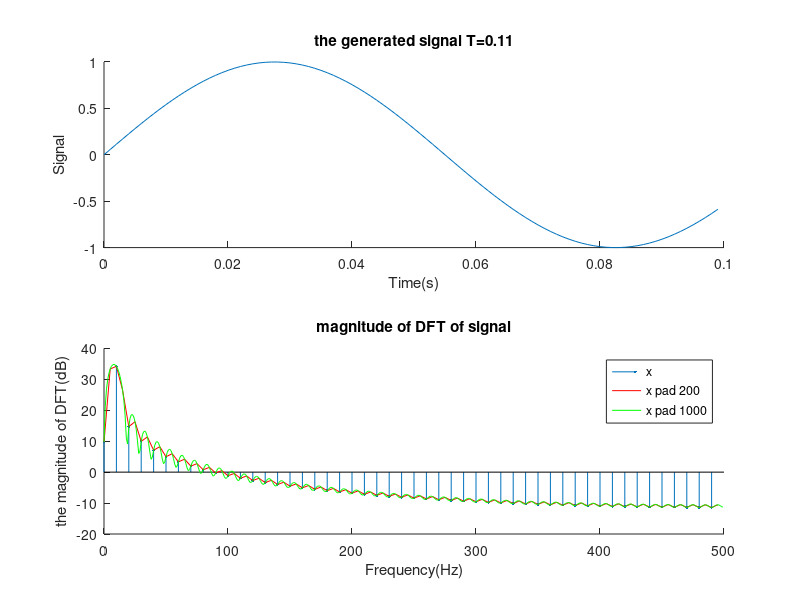
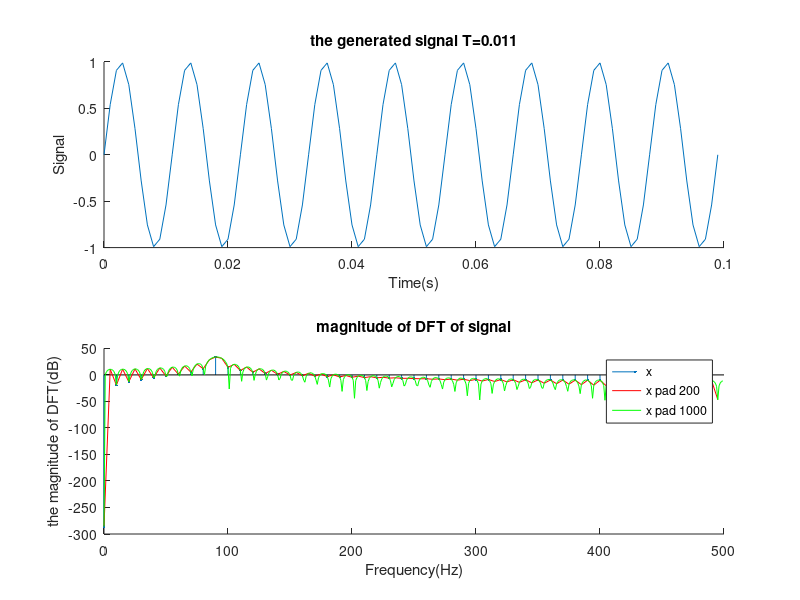
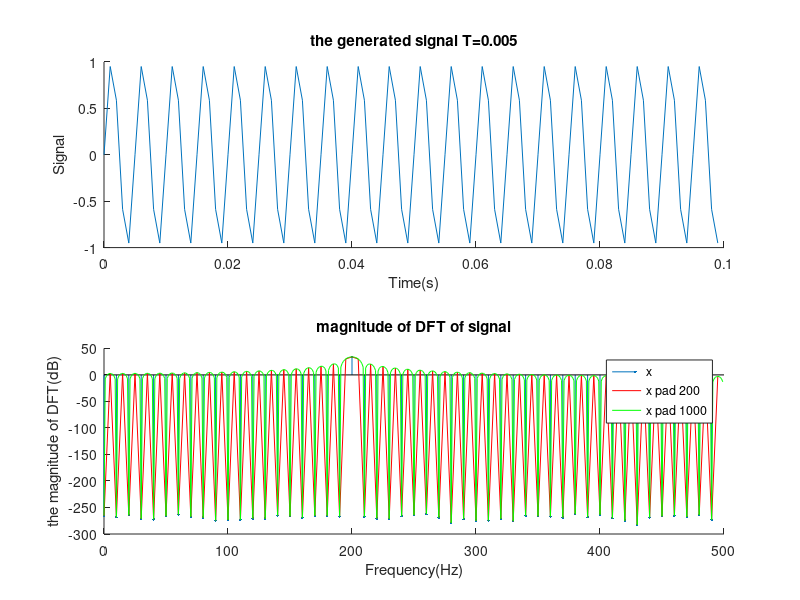
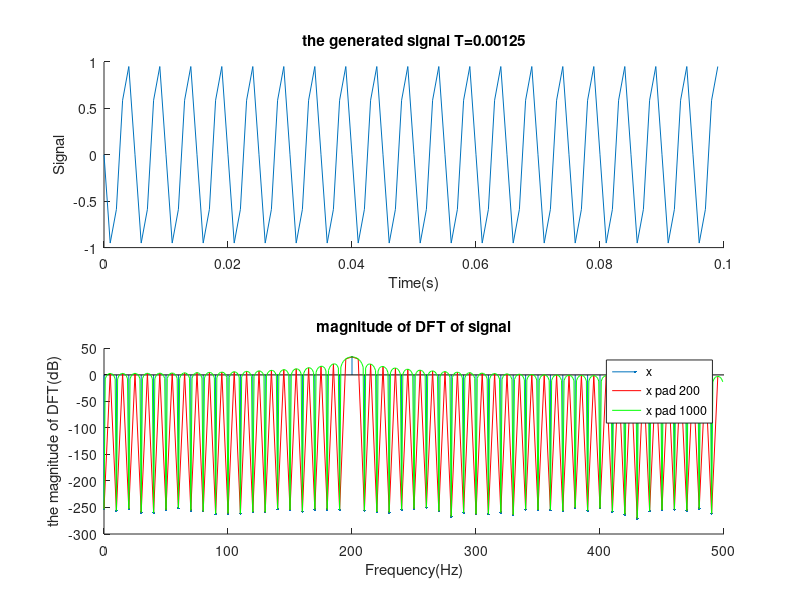

The MATLAB script that drew these images, in order: (Note: this script raises an error after producing the figures.)
%% DFT of simple elementary signals
%% 1.1
close all;
clear all;
L = 100;                         % length of signal i.e. 100 samples 
Fs = 1000;                       % sampling frequency in Hz
n = [0:L-1];                      
t = n/Fs;                        % time axis in seconds  
T = 0.11;                        % sine period 
x = sin(2*pi*t/T);               % the first 100 samples 

figure(1)
hold on;
title(['the generated signal f=',num2str(1/T),'Hz']);
xlabel('Time(s)');
ylabel('Signal');
plot(t,x);
hold off;

dft = fft(x);
dft_dB = 20 * log10(abs(dft));
df = Fs/L;                    
f = n*df;

figure(2)
hold on;
title(['magnitude DFT of signal f=',num2str(1/T),'Hz']);
xlabel('Frequency(Hz)');
ylabel('the magnitude of DFT(dB)');
stem(f(1:length(f)/2),dft_dB(1:length(dft_dB)/2),'.');
hold off;


%% 1.2
close all;
clear all;

L = 100;                         % length of signal i.e. 100 samples 
Fs = 1000;                       % sampling frequency in Hz
n = [0:L-1];                      
t = n/Fs;                        % time axis in seconds  

T = [0.11, 0.011, 0.005, 0.00125];
for i = 1:length(T)
    x =  sin(2*pi*t/T(i));
    figure(i)
    
    subplot(121)
    hold on;
    title(['the generated signal f=',num2str(1/T(i)),' Hz']);
    xlabel('Time(s)');
    ylabel('Signal');
    plot(t,x);
    hold off;
    
    dft = fft(x);
    dft_dB = 20 * log10(abs(dft));
    df = Fs/L;                    
    f = n*df;

    subplot(122)
    hold on;
    title(['magnitude DFT of signal f=',num2str(1/T(i)),' Hz']);
    xlabel('Frequency(Hz)');
    ylabel('the magnitude of DFT(dB)');
    stem(f(1:length(f)/2),dft_dB(1:length(dft_dB)/2),'.');
    hold off;
end


%% 1.3
close all;
clear all;

L = 100;                         % length of signal i.e. 100 samples 
Fs = 1000;                       % sampling frequency in Hz
n = [0:L-1];                      
t = n/Fs;                        % time axis in seconds  

T = [0.11, 0.011, 0.005,0.00125];
N = [200, 1000];
for i = 1:length(T)
    x =  sin(2*pi*t/T(i));
    
    x_pad_200 = [x,zeros(1,N(1)-length(x))];
    x_pad_1000 = [x,zeros(1,N(2)-length(x))];
    
    %x_pad_200 = [zeros(1,N(1)-length(x)),x];
    %x_pad_1000 = [zeros(1,N(2)-length(x)),x];     
    
    % with this code, we can see that it doesnt matter if we padding the 
    % zeros before or after the signal. we can even put our signal between 
    % the padding zeros.
  
    figure(i)
    subplot(211)
    hold on;
    title(['the generated signal T=',num2str(T(i))]);
    xlabel('Time(s)');
    ylabel('Signal');
    plot(t,x);
    hold off;
    
%generate the ylable values which are the magnitude
    dft = fft(x);    
    dft_dB = 20 * log10(abs(dft));
    
    dft_pad_200 = fft(x_pad_200);
    dft_pad_200_dB = 20 * log10(abs(dft_pad_200));
    
    dft_pad_1000 = fft(x_pad_1000);
    dft_pad_1000_dB = 20 * log10(abs(dft_pad_1000));
    
% generate the xlabel values
    df = Fs/L;                    
    f = n*df;
        
    n_pad_200 = [0:N(1)-1];
    df_pad_200 = Fs/N(1);
    f_pad_200 = n_pad_200 * df_pad_200;
    
    n_pad_1000 = [0:N(2)-1];
    df_pad_1000 = Fs/N(2);
    f_pad_1000 = n_pad_1000 * df_pad_1000;

    subplot(212)
    hold on;
    title('magnitude of DFT of signal');
    xlabel('Frequency(Hz)');
    ylabel('the magnitude of DFT(dB)');
    stem(f(1:length(f)/2),dft_dB(1:length(dft_dB)/2),'.');
    plot(f_pad_200(1:length(f_pad_200)/2),dft_pad_200_dB(1:length(dft_pad_200_dB)/2),'r');
    plot(f_pad_1000(1:length(f_pad_1000)/2),dft_pad_1000_dB(1:length(dft_pad_1000_dB)/2),'g');
    legend('x','x pad 200','x pad 1000')
    hold off;
end


%% 2.1
close all;
clear all;
n = [0, 1, 10, 50, 80];
for i = 1:length(n)
    x = xn(n(i));
    t = 0:length(x)-1;
    xf = fft(x);
    
    figure(i);
    subplot(311);
    hold on;
    title(['impulse signal x[',num2str(n(i)),']']);
    xlabel('n');
    ylabel('x[n]');
    plot(t,x);
    hold off;
    
    subplot(312);
    hold on;
    title(['the DFT of impulse signal x[',num2str(n(i)),']']);
    xlabel('k');
    ylabel('magnitude of X[k](linear scale)');
    plot(abs(xf)); 
    hold off;
    
    subplot(313);
    hold on;
    title(['the DFT of impulse signal x[',num2str(n(i)),']']);
    xlabel('k');
    ylabel('phase of X[k]');
    plot(unwrap(phase(xf))); 
    hold off;
end


%% 2.2
close all;
clear all;

centre = 30;
width = 60;
x_tri = triangle(centre, width);
xf_tri = fft(x_tri);
xf_tri_mag = 20*log10(abs(xf_tri));
xf_tri_pha = phase(xf_tri);

figure()
subplot(311);
hold on;
title(['triangle signal center at ',num2str(centre),' width=',num2str(width)]);
xlabel('sampled number');
ylabel('x[n]');
plot([0:99],x_tri);
hold off;

subplot(312);
hold on;
title(['DFT of triangle signal center at ',num2str(centre),' width=',num2str(width)]);
xlabel('k');
ylabel('magnitude of X[k] (dB)');
stem([0:49],xf_tri_mag(1:50),'.');
hold off;

subplot(313);
hold on;
xlabel('k');
ylabel('phase of X[k] (rad)');
plot([0:49],xf_tri_pha(1:50));


%% 2.3
close all;
clear all;
x_tri = triangle(30, 60);
xf_tri = fft(x_tri);
n = [0, 1, 10, 50, 80];
for i = 1:length(n)
    x = xn((n(i)+1));
    xf = fft(x);
    product = xf .* xf_tri;
    resulting_signal = ifft(product);
    figure(i);
    hold on;
    title(['convlution of impluse x[', num2str(n(i)), '] and triangle signals']);
    xlabel('n');
    ylabel('resulting signal');
%     plot([0:99],real(resulting_signal));
    stem([0:99],real(resulting_signal),'.');        % due to matlab cannot start a serie from 0,
                                                    % so we have a shift of
                                                    % 2, because each
                                                    % signal has a shift of
                                                    % 1, and they did a
                                                    % convlotion.                                   
end


%% 2.4
% Circular convolution
clear all;
close all;
x_tri = triangle(30, 60);
xf_tri = fft(x_tri);

product = xf_tri .* xf_tri;
figure()
hold on;
title('inverse of the product of triangle signal DFT with itself');
xlabel('n');
ylabel('resulting signal');
plot(real(ifft(product)));
hold off
% due to the circular convolution, so we met the problem of 'overlay' that at the
% beginning of the signal, it is the sum of the fisrt several values of the
% signal with the last several values of the signal.

% in order to avoid this problem, we could pad enough 0s in the original
% signals to seperate it in the circular conlution.
x_tri_pad = [x_tri,zeros(1,20)]; % here I pad 20 zeros, because the bandwidth of 
% the triangle is 60, and it is a 100 length signal, which means there are
% alreay 40 zeros, so we just need to add 20 zeros.
xf_tri_pad = fft(x_tri_pad);
product_pad = xf_tri_pad .* xf_tri_pad;
figure()
hold on;
title('inverse of the product of triangle signal padded DFT with itself');
xlabel('n');
ylabel('resulting signal');
plot(real(ifft(product_pad)));
hold off;

figure()
hold on;
title('convolution direct of triangle signal with itself');
xlabel('n');
ylabel('resulting signal');
plot(cconv(x_tri,x_tri));
hold off;

figure()
hold on;
title('compare the three signal');
plot(cconv(x_tri,x_tri));
plot(real(ifft(product)));
plot(real(ifft(product_pad)));
legend('conv in time domain','circular conv without padding 0s','circular conv with padding 0s')
hold off;



%% Implementation tricks for the DFT
%% 3 The Fast Fourier Transform
%% the definition method
close all;
clear all;
x_tri = triangle(30,60);
xf_tri = fft(x_tri);

N = length(x_tri);
XN = zeros(1,N/2);

for k = 1:N
    DFTeven = 0;
    DFTodd = 0;
    for n2 = 1 : N/2
        DFTeven =DFTeven + x_tri(2*n2-1) * exp(-j*2*pi*(k-1)*n2 ./(N/2)); 
        DFTodd =DFTodd +  x_tri(2*n2)* exp(-j*2*pi*(k-1)*n2 ./(N/2));
        % in matlab, the array starts from 1, so the x[0] is the first
        % element in matlab, so here, even is 1 3 5.., and odd is 2 4 6..
    end
    XN(k) = DFTeven + exp(-j*2*pi*(k-1)./N) .* DFTodd;
    % be careful here the k should also star from 0,
end

figure()
hold on;
title('Compare the absolute value of the FFT with matlab fft()');
plot([0:99],abs(xf_tri));
plot([0:99],abs(XN));
legend('using whole length DFT','using 2 half length DFTs');
hold off;

x_rec = real(ifft(XN));
figure()
hold on;
title('Compare the reconstruction signal');
plot([0:99],real(ifft(xf_tri)));
plot([0:97],x_rec(3:end)); %here we shift to right by 2 units, because of the matlab start from 1 and then we have a shift of 1 for each than it cumulate to 2
legend('the ifft of fft() matkab','ifft of 2 half length DFTs');
hold off;

%% the matrix method
close all;
clear all;
x_tri = triangle(30,60);
xf_tri = fft(x_tri);

N = length(x_tri);
XN = zeros(1,N/2);

x_even = x_tri(1:2:end);
x_odd = x_tri(2:2:end);

% create a matrix of n2 rows and k columns to represent the exp term in the
% formula
k = 0:N-1; % be careful here the k start from 0!
n2 = 1:N/2;
k_n2 = n2' * k;
matrix = exp(-j*2*pi*k_n2/(N/2));       % here the matrix is exp term

% do the DFT
DFTeven = x_even * matrix;
DFTodd = x_odd * matrix;
XN = DFTeven + DFTodd .* exp(-j*2*pi*k/N);

figure()
hold on;
title('Compare the absolute value of the FFT with matlab fft()');
plot([0:99],abs(xf_tri));
plot([0:99],abs(XN));
legend('using whole length DFT','using 2 half length DFTs');
hold off;

x_rec = real(ifft(XN));
figure()
hold on;
title('Compare the reconstruction signal');
plot([0:99],real(ifft(xf_tri)));
plot([0:97],x_rec(3:end));
legend('the ifft of fft() matkab','ifft of 2 half length DFTs');
hold off;


%% the DFT method
close all;
clear all;
x_tri = triangle(30,60);
xf_tri = fft(x_tri);

N = length(x_tri);
XN = zeros(1,N/2);

x_even = x_tri(1:2:end);
x_odd = x_tri(2:2:end);
xf_even = [fft(x_even),fft(x_even)];
xf_odd = [fft(x_odd),fft(x_odd)];


for k = 1: 100   
    XN(k) = xf_even(k) + exp(-j*2*pi*(k-1)./N) .* xf_odd(k);
end
% be careful here the k should start from 0!


figure()
hold on;
title('Compare the absolute value of the FFT with matlab fft()');
plot([0:99],abs(xf_tri));
plot([0:99],abs(XN));
legend('using whole length DFT','using 2 half length DFTs');
hold off;

figure()
hold on;
title('Compare the reconstruction signal');
plot([0:99],real(ifft(xf_tri)));
plot([0:99],real(ifft(XN)));
legend('the ifft of fft() matkab','ifft of 2 half length DFTs');
hold off;

%% 4 Two DFTs for the price of one
close all;
clear all;
x = triangle(30,60);    % create x(n) a triangle signal 
y = zeros(1,100);       % create y(n) a impluse signal
y(1) = 1;


X_0 = fft(x);
Y_0 = fft(y);
[X_1,Y_1] = dualFFT(x,y);

figure(1)
subplot(311)
hold on;
title('absolute value of X compare to matlab fft');
plot(abs(X_0),'b');
plot(abs(X_1),'r');
legend('matlab fft','2 DFT for pirce of 1');
hold off;
subplot(312)
hold on;
title('real part of X compare to matlab fft');
plot(real(X_0),'b');
plot(real(X_1),'r');
legend('matlab fft','2 DFT for pirce of 1');
hold off;
subplot(313)
hold on;
title('imaginary part of X compare to matlab fft');
plot(imag(X_0),'b');
plot(imag(X_1),'r');
legend('matlab fft','2 DFT for pirce of 1');
hold off;



figure(2)
subplot(311)
hold on;
title('absolute value of Y compare to matlab fft');
plot(abs(Y_0),'b');
plot(abs(Y_1),'r');
legend('matlab fft','2 DFT for pirce of 1');
hold off
subplot(312)
hold on;
title('real part of Y compare to matlab fft');
plot(real(Y_0),'b');
plot(real(Y_1),'r');
legend('matlab fft','2 DFT for pirce of 1');
hold off
subplot(313)
hold on;
title('imaginary part of Y compare to matlab fft');
plot(imag(Y_0),'b');
plot(imag(Y_1),'r');
legend('matlab fft','2 DFT for pirce of 1');
hold off;

%%%%% reconstruction of original signals
x_0 = ifft(X_0);
x_1 = ifft(X_1);
figure(3);
hold on;
plot(real(x_0),'b');
plot(real(x_1),'r');
legend('origianl signal','price of 1');
hold off;

y_0 = ifft(Y_0);
y_1 = ifft(Y_1);
figure(4);
hold on;
plot(real(y_0),'b');
plot(real(y_1),'r');
legend('origianl signal','price of 1');
hold off;


%% 5 A faster DFT for a real sequence
close all;
clear all;
x = triangle(30,60);
X_1 = realFFT(x);
X_0 = fft(x);

figure(1);
hold on;
plot(x)
plot(real(ifft(X_1)));
legend('original signal','fster DFT version');
hold off;





%% Applications of the DFT to images
%% 1. Phase manipulation
clear all;
close all;

im_1 = imread('./images/lena.jpg');

figure(1)
imshow(im_1);

ima_out1 = phase_only(im_1);

ima_out2 = phase_random(im_1);

ima_out3 = amplitude_random(im_1);

%%%% Comments: we can see that the phase is much important to define the
%%%% contour of the image

%% 2. Displace an image using the FFT
%% my shift image program
close all;
clear all;
im_1 = imread('./images/lena.jpg');
% do the fft and finde u v which is the number of rows and columns
im_fft = fftn(double(im_1));
[u,v]=size(im_fft);
N = max(u,v); % if the image is square, then N = u = v

% x0 y0 are the value we want to shift  
x0 = 100; 
y0 = 250;

% creat the matrix of extra phase 
vector_u = x0 * [1:u]';
vector_v = y0 * [1:v];

M = zeros(u,v);
for m = 1:u
    for n = 1:v
        M(m,n) = vector_u(m) + vector_v(n);
    end
end

M_phase = exp(-j*2*pi*M ./N);

new_fft = im_fft .* M_phase;

im_shifted = abs(ifft2(new_fft));

figure();
imshow(uint8(im_shifted));


%% Use move_images func
close all;
clear all;

im_1 = imread('./images/lena.jpg');
figure(1)
imshow(im_1);

sx = 50;
sy = 250;
ima_out = move_image(im_1,sx,sy);
figure(2)
imshow(uint8(ima_out));


%% 3. Simple Fourier Filtering
close all;
clear all;

im_1 = imread('./images/lena.jpg');

type = [0,1];
cutoff = 0.1:0.3:1;
for i = 1:2
    for j = 1:length(cutoff)
        ima_out = SimpleFiltering(im_1,type(i),cutoff(j));
    end
end












